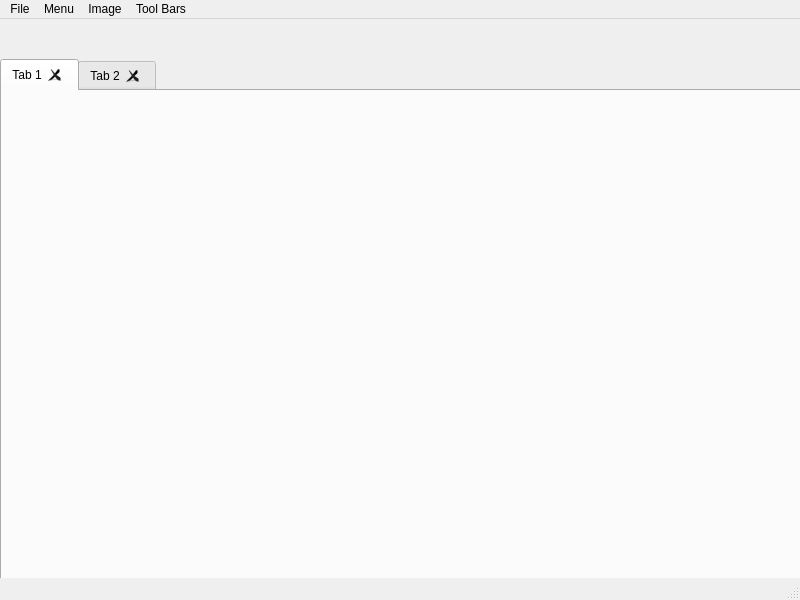
<?xml version="1.0" encoding="UTF-8"?>
<ui version="4.0">
 <class>MainWindow</class>
 <widget class="QMainWindow" name="MainWindow">
  <property name="geometry">
   <rect>
    <x>0</x>
    <y>0</y>
    <width>800</width>
    <height>600</height>
   </rect>
  </property>
  <property name="windowTitle">
   <string>MainWindow</string>
  </property>
  <widget class="QWidget" name="centralwidget">
   <widget class="QTabWidget" name="c_tabWidget">
    <property name="geometry">
     <rect>
      <x>0</x>
      <y>40</y>
      <width>801</width>
      <height>541</height>
     </rect>
    </property>
    <property name="currentIndex">
     <number>0</number>
    </property>
    <property name="tabsClosable">
     <bool>true</bool>
    </property>
    <widget class="QWidget" name="tab">
     <attribute name="title">
      <string>Tab 1</string>
     </attribute>
    </widget>
    <widget class="QWidget" name="tab_2">
     <attribute name="title">
      <string>Tab 2</string>
     </attribute>
    </widget>
   </widget>
   <widget class="QPushButton" name="btn_undo">
    <property name="geometry">
     <rect>
      <x>5</x>
      <y>5</y>
      <width>32</width>
      <height>32</height>
     </rect>
    </property>
    <property name="autoFillBackground">
     <bool>true</bool>
    </property>
    <property name="text">
     <string/>
    </property>
    <property name="icon">
     <iconset resource="resources.qrc">
      <normaloff>:/Resources/icon-undo.png</normaloff>:/Resources/icon-undo.png</iconset>
    </property>
    <property name="iconSize">
     <size>
      <width>32</width>
      <height>32</height>
     </size>
    </property>
    <property name="flat">
     <bool>true</bool>
    </property>
   </widget>
   <widget class="QPushButton" name="btn_redo">
    <property name="geometry">
     <rect>
      <x>35</x>
      <y>5</y>
      <width>32</width>
      <height>32</height>
     </rect>
    </property>
    <property name="autoFillBackground">
     <bool>true</bool>
    </property>
    <property name="text">
     <string/>
    </property>
    <property name="icon">
     <iconset resource="resources.qrc">
      <normaloff>:/Resources/icon-redo.png</normaloff>:/Resources/icon-redo.png</iconset>
    </property>
    <property name="iconSize">
     <size>
      <width>32</width>
      <height>32</height>
     </size>
    </property>
    <property name="flat">
     <bool>true</bool>
    </property>
   </widget>
  </widget>
  <widget class="QMenuBar" name="menubar">
   <property name="geometry">
    <rect>
     <x>0</x>
     <y>0</y>
     <width>800</width>
     <height>21</height>
    </rect>
   </property>
   <widget class="QMenu" name="menuFile">
    <property name="title">
     <string>File</string>
    </property>
    <addaction name="actionLoad_Image"/>
    <addaction name="actionLoad_layer"/>
    <addaction name="actionSave_Image"/>
    <addaction name="actionSave_As"/>
    <addaction name="actionExport"/>
    <addaction name="actionNew"/>
   </widget>
   <widget class="QMenu" name="menuMenu">
    <property name="title">
     <string>Menu</string>
    </property>
    <addaction name="actionColor_Picker"/>
    <addaction name="actionTools"/>
   </widget>
   <widget class="QMenu" name="menuImage">
    <property name="title">
     <string>Image</string>
    </property>
    <widget class="QMenu" name="menuEffects">
     <property name="title">
      <string>Effects</string>
     </property>
     <addaction name="actionBlack_and_white"/>
     <addaction name="actionInvert"/>
     <addaction name="actionSketch_Outline"/>
     <addaction name="actionBlur"/>
     <addaction name="actionHue_Saturation"/>
     <addaction name="actionMultipliers"/>
     <addaction name="actionEffectsSliders"/>
    </widget>
    <addaction name="actionImageSettings"/>
    <addaction name="menuEffects"/>
    <addaction name="actionBorder_Edit"/>
   </widget>
   <widget class="QMenu" name="menuTool_Bars">
    <property name="title">
     <string>Tool Bars</string>
    </property>
    <addaction name="action_showColorPicker"/>
    <addaction name="action_showToolSelector"/>
    <addaction name="action_showInfoDialog"/>
    <addaction name="action_showLayersDialog"/>
    <addaction name="action_showToolSpecificDialogs"/>
   </widget>
   <addaction name="menuFile"/>
   <addaction name="menuMenu"/>
   <addaction name="menuImage"/>
   <addaction name="menuTool_Bars"/>
  </widget>
  <widget class="QStatusBar" name="statusbar"/>
  <action name="actionColor_Picker">
   <property name="text">
    <string>Color Picker</string>
   </property>
  </action>
  <action name="actionLoad_Image">
   <property name="text">
    <string>Load</string>
   </property>
  </action>
  <action name="actionSave_Image">
   <property name="text">
    <string>Save</string>
   </property>
  </action>
  <action name="actionTools">
   <property name="text">
    <string>Tools</string>
   </property>
  </action>
  <action name="actionImageSettings">
   <property name="text">
    <string>Settings</string>
   </property>
  </action>
  <action name="actionSave_As">
   <property name="text">
    <string>Save As</string>
   </property>
  </action>
  <action name="actionNew">
   <property name="text">
    <string>New</string>
   </property>
  </action>
  <action name="actionBlack_and_white">
   <property name="text">
    <string>Black And White</string>
   </property>
  </action>
  <action name="actionInvert">
   <property name="text">
    <string>Invert</string>
   </property>
  </action>
  <action name="actionEffectsSliders">
   <property name="text">
    <string>Other options</string>
   </property>
  </action>
  <action name="actionInk_Sketch">
   <property name="text">
    <string>Ink Sketch</string>
   </property>
  </action>
  <action name="actionColor_Outline">
   <property name="text">
    <string>Color Outline</string>
   </property>
  </action>
  <action name="actionSketch_Outline">
   <property name="text">
    <string>Sketch And Outline</string>
   </property>
  </action>
  <action name="action_showColorPicker">
   <property name="text">
    <string>Color Picker</string>
   </property>
  </action>
  <action name="action_showToolSelector">
   <property name="text">
    <string>Tool Selector</string>
   </property>
  </action>
  <action name="action_showInfoDialog">
   <property name="text">
    <string>Info Dialog</string>
   </property>
  </action>
  <action name="action_showLayersDialog">
   <property name="text">
    <string>Layers Dialog</string>
   </property>
  </action>
  <action name="action_showToolSpecificDialogs">
   <property name="text">
    <string>Tool Specific Dialogs</string>
   </property>
  </action>
  <action name="actionLoad_layer">
   <property name="text">
    <string>Load Layer</string>
   </property>
  </action>
  <action name="actionExport">
   <property name="text">
    <string>Export</string>
   </property>
  </action>
  <action name="actionBlur">
   <property name="text">
    <string>Blur</string>
   </property>
  </action>
  <action name="actionMultipliers">
   <property name="text">
    <string>Multipliers, Sepia, Boom</string>
   </property>
  </action>
  <action name="actionHue_Saturation">
   <property name="text">
    <string>Hue and Saturation</string>
   </property>
  </action>
  <action name="actionBorder_Edit">
   <property name="text">
    <string>Border Edit</string>
   </property>
  </action>
 </widget>
 <resources>
  <include location="resources.qrc"/>
 </resources>
 <connections/>
</ui>
